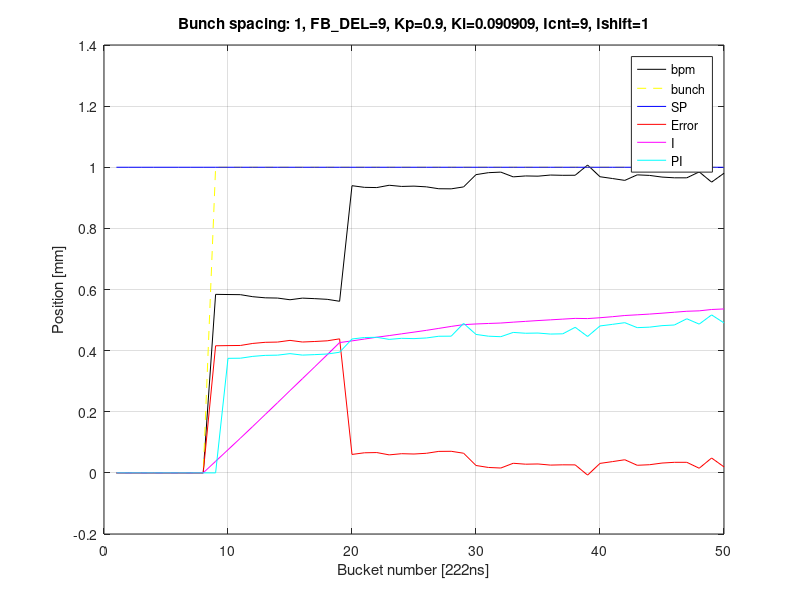

This figure's MATLAB source:
clear all

B=50;               % number of buckets
BS=1;                 % bunch spacing
%BPM_SMP_DEL=10;       % bpm valid delay with respect to bucket trigger

FB_DEL=9;             % feedback delay in buckets
t=1:B;            % time domain vector
Kp=0.9;               % P gain
Ki=1/11;             % I gain
FB_ON=1;              % enable feedback
I_APPLY=FB_DEL;
I_SHIFT=1;

% combination of integrator apply counter, integrator gain versus bunch
% spacing
% FB_DEL = 9;
%
% BS       Ki      I_APPLY
%  1       1/11      FB_DEL
%  2       1/6       FB_DEL
%  3       1/4       FB_DEL+1
%  4       1/3       FB_DEL
%  5       1/3       FB_DEL
%  6       1/2       FB_DEL
%  7       1/2       FB_DEL+1
%  8       1/2       FB_DEL+4
%  9       1/2       FB_DEL+7
% 10       1/2       FB_DEL+7
% 11       1/1       FB_DEL

% calculation vectors
bpm = zeros(2, B);  % 1 - position, 3 - bunch trigger
bpm(1,:) = linspace(0.6, 0.5, B) + 0.01.*(rand(1,B)-0.5);
bpm(1,1:FB_DEL-1) = 0;
bpm(2,FB_DEL:BS:end) = 1;

%kpv = zeros(1, B); % Kp gain vector
kpv = linspace(1,0.7,B);

err = zeros(2, B);  % 1 - error value, 2 - error valid
acc = zeros(2, B);  % 1 - acc value, 2 - acc valid
p = zeros(3, B);    % 1 - values, 2 - counter, 3 - trigger
it = zeros(1, B);   % 1 - values, 2 - counter, 3 - trigger
pi = zeros(2, B);   % 1 - values, 2 - counter, 3 - trigger

sp = 1*ones(1, B);
fb_cnt = 0;
in = 0;
for b=1:B   % for each bucket
    % bpm position - repeat the received sample 48 samples * BS
    if bpm(2, b) % bpm valid
      if FB_ON
        if b > (FB_DEL+1)
          bpm(1, b) = bpm(1, b) + pi(1, b-FB_DEL-1);
        end
      end
    else   % repeat previous bunch
      if b>1
        bpm(1, b) = bpm(1, b-1);
      end
    end 
    % calculate error
    if bpm(2, b)
      err(1, b) = sp(b) - bpm(1, b);
    else % repeate previous position error
      if b>1
        err(1, b) = err(1, b-1);
      end
    end    
    % calculate integrator
    if bpm(2,b)
      acc(1, b) = acc(1, b-1) + Ki*err(1,b);
    else
      if b>1
        acc(1, b) = acc(1, b-1);
      end
    end 
    % feedback gate
    %if bpm(2,b)
    if b>FB_DEL
      pi(1, b) = Kp*(err(1,b)+in);   % constant Kp
      %pi(1, b) = kpv(b)*(err(1,b)+in);    % variable Kp
      pi(2,b) = fb_cnt;
      if fb_cnt == I_SHIFT
        in = acc(1,b);
      end
      if fb_cnt <= 1 % constant - the same like in hardware
        fb_cnt = I_APPLY;
      else
        fb_cnt = fb_cnt - 1;
      end
    end
end

% plots 
figure(1)
clf
%hold on
plot(t, bpm(1,:), 'k')
hold on
plot(t, bpm(2,:), 'y--') % plot trigger
plot(t, sp, 'b') % plot sp
plot(t, err(1,:), 'r')
plot(t, acc(1,:), 'm')
plot(t, pi(1,:), 'c')
%plot(t, pi(2,:)/10, 'b')
grid on
legend('bpm', 'bunch','SP', 'Error', 'I', 'PI')
xlabel('Bucket number [222ns]')
ylabel('Position [mm]')
title(['Bunch spacing: ' num2str(BS) ', FB\_DEL=' num2str(FB_DEL) ...
  ', Kp=' num2str(Kp) ', Ki=' num2str(Ki) ', Icnt=' num2str(I_APPLY) ...
  ', Ishift=' num2str(I_SHIFT)]);